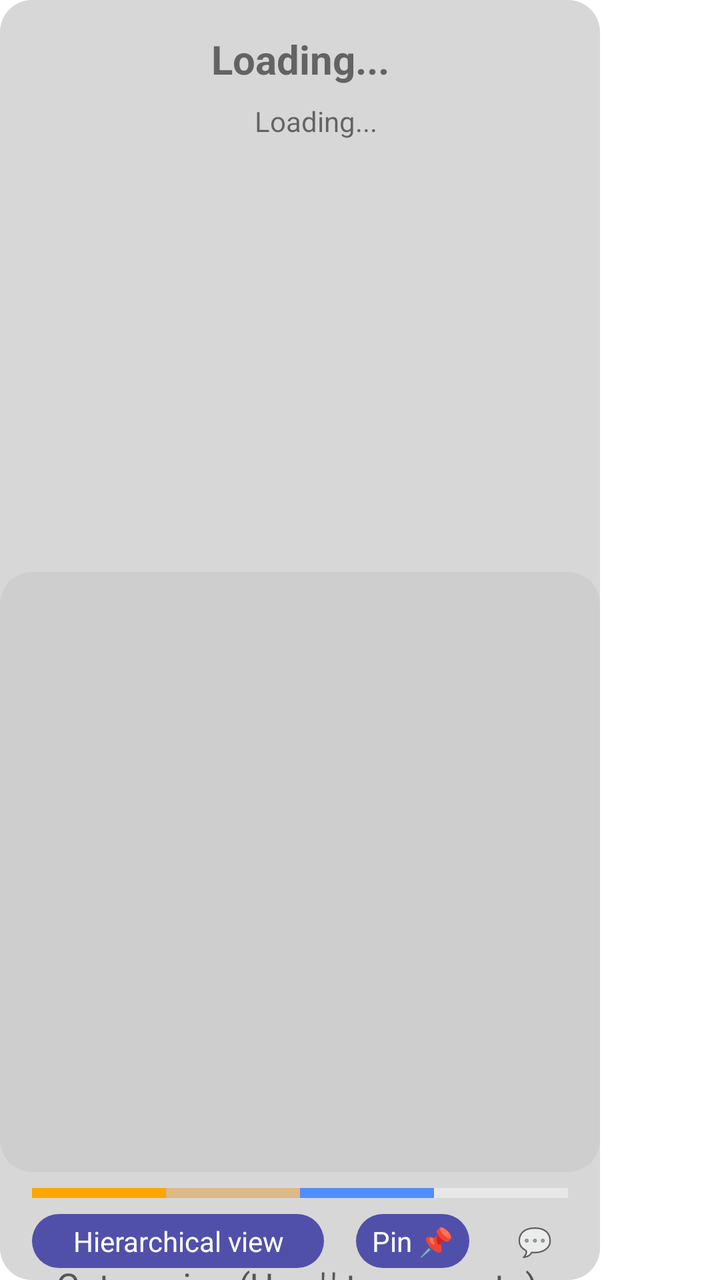
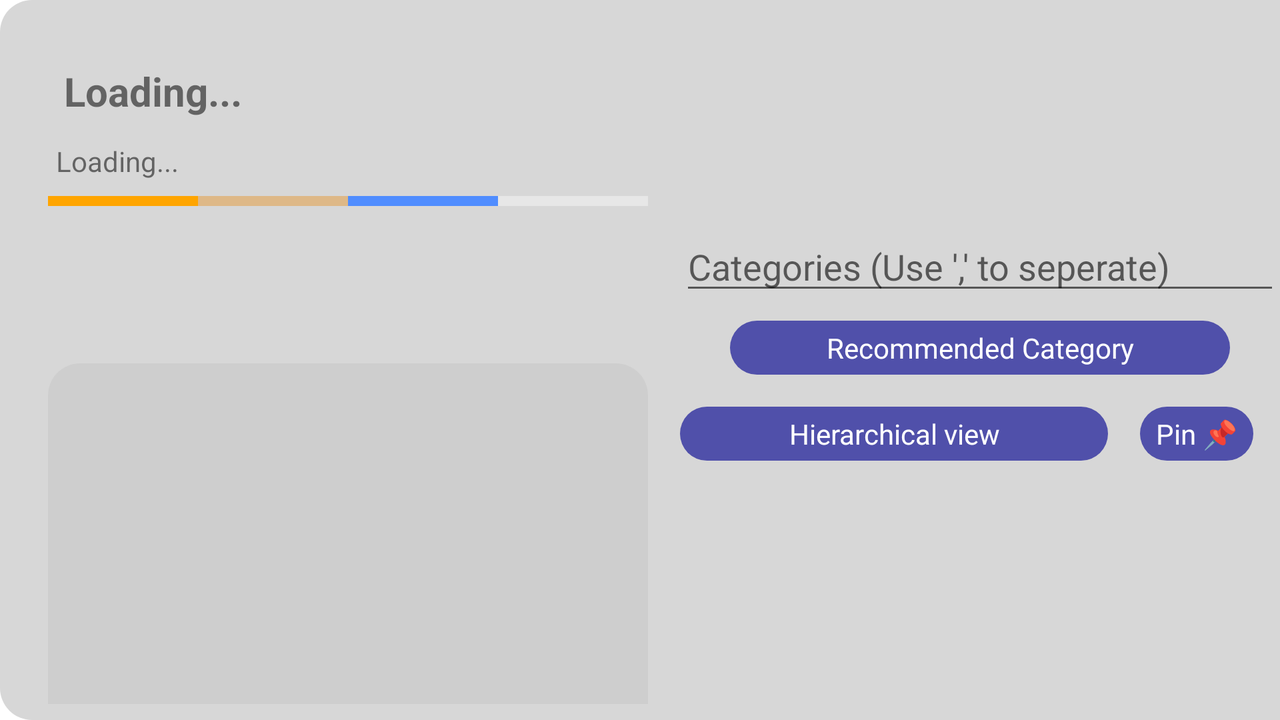

Compare how this app lays out the same screen by default and in its alternative resource folder. The renders come first, then the two layout files and the values they reference.
<!-- AndroidManifest.xml: fallback theme Theme.MaterialComponents.DayNight.NoActionBar -->
<!-- res/layout/element_info.xml -->
<?xml version="1.0" encoding="utf-8"?>
<androidx.constraintlayout.widget.ConstraintLayout xmlns:android="http://schemas.android.com/apk/res/android"
    xmlns:app="http://schemas.android.com/apk/res-auto"
    xmlns:tools="http://schemas.android.com/tools"
    android:id="@+id/mainLayout"
    android:layout_width="wrap_content"
    android:layout_height="wrap_content"
    android:background="@drawable/rounded_all_80alpha"
    android:orientation="vertical">

    <TextView
        android:id="@+id/titleTV"
        android:layout_width="0dp"
        android:layout_height="wrap_content"
        android:layout_gravity="center_horizontal"
        android:layout_marginStart="8dp"
        android:layout_marginTop="8dp"
        android:layout_marginEnd="8dp"
        android:padding="8dp"
        android:singleLine="false"
        android:text="@string/loading"
        android:textAlignment="center"
        android:textSize="20sp"
        android:textStyle="bold"
        app:layout_constraintEnd_toEndOf="parent"
        app:layout_constraintStart_toStartOf="parent"
        app:layout_constraintTop_toTopOf="parent" />

    <LinearLayout
        android:id="@+id/linearLayout4"
        android:layout_width="wrap_content"
        android:layout_height="wrap_content"
        android:layout_marginStart="8dp"
        android:layout_marginEnd="8dp"
        android:gravity="center_horizontal"
        android:orientation="horizontal"
        app:layout_constraintEnd_toEndOf="parent"
        app:layout_constraintStart_toStartOf="parent"
        app:layout_constraintTop_toBottomOf="@+id/titleTV">

        <TextView
            android:id="@+id/elementID"
            android:layout_width="wrap_content"
            android:layout_height="wrap_content"
            android:layout_gravity="center_horizontal"
            android:layout_marginStart="16dp"
            android:layout_marginTop="8dp" />

        <TextView
            android:id="@+id/createdInfo"
            android:layout_width="wrap_content"
            android:layout_height="wrap_content"
            android:layout_gravity="center_horizontal"
            android:layout_marginStart="8dp"
            android:layout_marginEnd="8dp"
            android:singleLine="false"
            android:text="@string/loading"
            android:textAlignment="textStart" />
    </LinearLayout>

    <TextView
        android:id="@+id/switchView"
        android:layout_width="0dp"
        android:layout_height="wrap_content"
        android:layout_marginStart="16dp"
        android:layout_marginTop="8dp"
        android:layout_marginEnd="16dp"
        android:layout_weight="2"
        android:background="@drawable/rounded_all_primary"
        android:padding="4dp"
        android:text="Hierarchical view"
        android:textAlignment="center"
        android:textColor="@android:color/white"
        app:layout_constraintEnd_toStartOf="@+id/pinElement"
        app:layout_constraintStart_toStartOf="parent"
        app:layout_constraintTop_toBottomOf="@+id/linearLayout5" />

    <TextView
        android:id="@+id/elementComments"
        android:layout_width="wrap_content"
        android:layout_height="wrap_content"
        android:layout_marginEnd="16dp"
        android:layout_weight="1"
        android:padding="8dp"
        android:text="💬"
        android:textAlignment="textEnd"
        app:layout_constraintBottom_toBottomOf="@+id/switchView"
        app:layout_constraintEnd_toEndOf="parent"
        app:layout_constraintTop_toTopOf="@+id/switchView" />

    <androidx.recyclerview.widget.RecyclerView
        android:id="@+id/using_rv"
        android:layout_width="wrap_content"
        android:layout_height="200dp"
        android:layout_gravity="center_horizontal"
        android:padding="8dp"
        app:layout_constraintEnd_toEndOf="parent"
        app:layout_constraintStart_toStartOf="parent"
        app:layout_constraintTop_toBottomOf="@+id/linearLayout4">

    </androidx.recyclerview.widget.RecyclerView>

    <LinearLayout
        android:id="@+id/usingCanvas"
        android:layout_width="300dp"
        android:layout_height="300dp"
        android:layout_gravity="center_horizontal"
        android:layout_marginTop="8dp"
        android:background="@drawable/rounded_all_80alpha"
        android:orientation="vertical"
        app:layout_constraintEnd_toEndOf="parent"
        app:layout_constraintStart_toStartOf="parent"
        app:layout_constraintTop_toBottomOf="@+id/using_rv"></LinearLayout>

    <LinearLayout
        android:id="@+id/linearLayout5"
        android:layout_width="0dp"
        android:layout_height="wrap_content"
        android:layout_marginStart="16dp"
        android:layout_marginTop="8dp"
        android:layout_marginEnd="16dp"
        android:orientation="horizontal"
        app:layout_constraintEnd_toEndOf="parent"
        app:layout_constraintStart_toStartOf="parent"
        app:layout_constraintTop_toBottomOf="@+id/usingCanvas">

        <LinearLayout
            android:id="@+id/fire"
            android:layout_width="wrap_content"
            android:layout_height="5dp"
            android:layout_weight="1"
            android:background="#FFA500"
            android:orientation="horizontal"></LinearLayout>

        <LinearLayout
            android:id="@+id/earth"
            android:layout_width="wrap_content"
            android:layout_height="5dp"
            android:layout_weight="1"
            android:background="#FFDEB887"
            android:orientation="horizontal"></LinearLayout>

        <LinearLayout
            android:id="@+id/water"
            android:layout_width="wrap_content"
            android:layout_height="5dp"
            android:layout_weight="1"
            android:background="#FF508DFF"
            android:orientation="horizontal"></LinearLayout>

        <LinearLayout
            android:id="@+id/air"
            android:layout_width="wrap_content"
            android:layout_height="5dp"
            android:layout_weight="1"
            android:background="#FFE7E7E7"
            android:orientation="horizontal"></LinearLayout>
    </LinearLayout>

    <LinearLayout
        android:layout_width="match_parent"
        android:layout_height="match_parent"
        android:orientation="horizontal"
        android:visibility="gone"
        tools:layout_editor_absoluteX="8dp"
        tools:layout_editor_absoluteY="8dp">

    </LinearLayout>

    <TextView
        android:id="@+id/pinElement"
        android:layout_width="wrap_content"
        android:layout_height="wrap_content"
        android:layout_marginEnd="16dp"
        android:background="@drawable/rounded_all_primary"
        android:padding="4dp"
        android:paddingStart="8dp"
        android:paddingEnd="8dp"
        android:text="Pin 📌"
        android:textColor="@android:color/white"
        app:layout_constraintBottom_toBottomOf="@+id/elementComments"
        app:layout_constraintEnd_toStartOf="@+id/elementComments"
        app:layout_constraintTop_toTopOf="@+id/elementComments" />

    <LinearLayout
        android:layout_width="0dp"
        android:layout_height="wrap_content"
        android:layout_marginStart="16dp"
        android:layout_marginTop="8dp"
        android:layout_marginEnd="16dp"
        android:layout_marginBottom="8dp"
        android:orientation="vertical"
        app:layout_constraintBottom_toBottomOf="parent"
        app:layout_constraintEnd_toEndOf="parent"
        app:layout_constraintStart_toStartOf="parent"
        app:layout_constraintTop_toBottomOf="@+id/switchView">

        <EditText
            android:id="@+id/categories"
            android:layout_width="match_parent"
            android:layout_height="wrap_content"
            android:layout_marginStart="8dp"
            android:layout_marginTop="8dp"
            android:layout_marginEnd="8dp"
            android:ems="10"
            android:hint="Categories (Use ',' to seperate)"
            android:inputType="textPersonName" />

        <TextView
            android:id="@+id/getRecommendedCat"
            android:layout_width="wrap_content"
            android:layout_height="wrap_content"
            android:layout_gravity="center_horizontal"
            android:layout_marginStart="16dp"
            android:layout_marginEnd="16dp"
            android:layout_marginBottom="8dp"
            android:background="@drawable/rounded_all_primary"
            android:gravity="center_horizontal"
            android:minWidth="250dp"
            android:padding="4dp"
            android:text="Recommended Category"
            android:textColor="@android:color/white"
            android:visibility="gone" />
    </LinearLayout>


</androidx.constraintlayout.widget.ConstraintLayout>
<!-- resources referenced by this layout -->
<resources>
  <!-- drawable rounded_all_80alpha (drawable) -->
  <?xml version="1.0" encoding="utf-8"?>
  <shape xmlns:android="http://schemas.android.com/apk/res/android">
      <solid android:color="@color/layoutBG80" />
      <corners android:radius="16dp"/>
  </shape>
  <!-- drawable rounded_all_primary (drawable) -->
  <?xml version="1.0" encoding="utf-8"?>
  <shape xmlns:android="http://schemas.android.com/apk/res/android">
      <solid android:color="@color/colorPrimary"/>
      <corners
          android:radius="16dp"/>
  </shape>
  <string name="loading">Loading...</string>
  <color name="layoutBG80">#C8CCCCCC</color>
  <color name="colorPrimary">#5050AA</color>
</resources>
<!-- res/layout-land/element_info.xml (the repository's variant of the layout above) -->
<!-- drawn on the phone turned sideways -->
<?xml version="1.0" encoding="utf-8"?>
<androidx.constraintlayout.widget.ConstraintLayout xmlns:android="http://schemas.android.com/apk/res/android"
    xmlns:app="http://schemas.android.com/apk/res-auto"
    xmlns:tools="http://schemas.android.com/tools"
    android:id="@+id/mainLayout"
    android:layout_width="700dp"
    android:layout_height="match_parent"
    android:background="@drawable/rounded_all_80alpha"
    android:orientation="vertical"
    android:padding="8dp">

    <TextView
        android:id="@+id/titleTV"
        android:layout_width="wrap_content"
        android:layout_height="wrap_content"
        android:layout_gravity="center_horizontal"
        android:layout_marginStart="16dp"
        android:layout_marginTop="16dp"
        android:padding="8dp"
        android:text="@string/loading"
        android:textAlignment="center"
        android:textSize="20sp"
        android:textStyle="bold"
        app:layout_constraintStart_toStartOf="parent"
        app:layout_constraintTop_toTopOf="parent" />

    <TextView
        android:id="@+id/elementID"
        android:layout_width="wrap_content"
        android:layout_height="wrap_content"
        android:layout_gravity="center_horizontal"
        app:layout_constraintBottom_toBottomOf="@+id/createdInfo"
        app:layout_constraintStart_toStartOf="@+id/titleTV"
        app:layout_constraintTop_toTopOf="@+id/createdInfo" />

    <TextView
        android:id="@+id/createdInfo"
        android:layout_width="wrap_content"
        android:layout_height="wrap_content"
        android:layout_gravity="center_horizontal"
        android:layout_margin="4dp"
        android:layout_marginTop="8dp"
        android:text="@string/loading"
        android:textAlignment="center"
        app:layout_constraintStart_toEndOf="@+id/elementID"
        app:layout_constraintTop_toBottomOf="@+id/titleTV" />

    <EditText
        android:id="@+id/categories"
        android:layout_width="300dp"
        android:layout_height="wrap_content"
        android:layout_marginStart="16dp"
        android:layout_marginTop="8dp"
        android:ems="10"
        android:hint="Categories (Use ',' to seperate)"
        android:inputType="textPersonName"
        app:layout_constraintStart_toEndOf="@+id/linearLayout6"
        app:layout_constraintTop_toBottomOf="@+id/linearLayout6" />

    <TextView
        android:id="@+id/getRecommendedCat"
        android:layout_width="wrap_content"
        android:layout_height="wrap_content"
        android:layout_gravity="center_horizontal"
        android:layout_marginTop="8dp"
        android:background="@drawable/rounded_all_primary"
        android:gravity="center_horizontal"
        android:minWidth="250dp"
        android:padding="4dp"
        android:text="Recommended Category"
        android:textColor="@android:color/white"
        android:visibility="visible"
        app:layout_constraintEnd_toEndOf="@+id/categories"
        app:layout_constraintStart_toStartOf="@+id/categories"
        app:layout_constraintTop_toBottomOf="@+id/categories" />

    <TextView
        android:id="@+id/switchView"
        android:layout_width="0dp"
        android:layout_height="wrap_content"
        android:layout_marginStart="16dp"
        android:layout_marginTop="16dp"
        android:layout_marginEnd="16dp"
        android:layout_weight="2"
        android:background="@drawable/rounded_all_primary"
        android:padding="4dp"
        android:text="Hierarchical view"
        android:textAlignment="center"
        android:textColor="@android:color/white"
        app:layout_constraintEnd_toStartOf="@+id/pinElement"
        app:layout_constraintStart_toEndOf="@+id/linearLayout6"
        app:layout_constraintTop_toBottomOf="@+id/getRecommendedCat" />

    <TextView
        android:id="@+id/elementComments"
        android:layout_width="wrap_content"
        android:layout_height="wrap_content"
        android:layout_marginEnd="16dp"
        android:layout_weight="1"
        android:padding="8dp"
        android:text="💬"
        android:textAlignment="textEnd"
        app:layout_constraintBottom_toBottomOf="@+id/switchView"
        app:layout_constraintEnd_toEndOf="parent"
        app:layout_constraintTop_toTopOf="@+id/switchView" />

    <LinearLayout
        android:id="@+id/linearLayout6"
        android:layout_width="300dp"
        android:layout_height="wrap_content"
        android:layout_marginStart="16dp"
        android:layout_marginTop="8dp"
        android:orientation="horizontal"
        app:layout_constraintStart_toStartOf="parent"
        app:layout_constraintTop_toBottomOf="@+id/createdInfo">

        <LinearLayout
            android:id="@+id/fire"
            android:layout_width="wrap_content"
            android:layout_height="5dp"
            android:layout_weight="1"
            android:background="#FFA500"
            android:orientation="horizontal"></LinearLayout>

        <LinearLayout
            android:id="@+id/earth"
            android:layout_width="wrap_content"
            android:layout_height="5dp"
            android:layout_weight="1"
            android:background="#FFDEB887"
            android:orientation="horizontal"></LinearLayout>

        <LinearLayout
            android:id="@+id/water"
            android:layout_width="wrap_content"
            android:layout_height="5dp"
            android:layout_weight="1"
            android:background="#FF508DFF"
            android:orientation="horizontal"></LinearLayout>

        <LinearLayout
            android:id="@+id/air"
            android:layout_width="wrap_content"
            android:layout_height="5dp"
            android:layout_weight="1"
            android:background="#FFE7E7E7"
            android:orientation="horizontal"></LinearLayout>
    </LinearLayout>

    <androidx.recyclerview.widget.RecyclerView
        android:id="@+id/using_rv"
        android:layout_width="300dp"
        android:layout_height="200dp"
        android:layout_gravity="center_horizontal"
        android:layout_marginStart="16dp"
        android:layout_marginTop="8dp"
        android:padding="8dp"
        app:layout_constraintStart_toStartOf="parent"
        app:layout_constraintTop_toBottomOf="@+id/linearLayout6">

    </androidx.recyclerview.widget.RecyclerView>

    <LinearLayout
        android:id="@+id/usingCanvas"
        android:layout_width="300dp"
        android:layout_height="300dp"
        android:layout_marginStart="16dp"
        android:layout_marginTop="16dp"
        android:layout_marginBottom="16dp"
        android:background="@drawable/rounded_all_80alpha"
        android:orientation="vertical"
        app:layout_constraintBottom_toBottomOf="parent"
        app:layout_constraintStart_toStartOf="parent"
        app:layout_constraintTop_toBottomOf="@+id/using_rv"></LinearLayout>

    <TextView
        android:id="@+id/pinElement"
        android:layout_width="wrap_content"
        android:layout_height="wrap_content"
        android:layout_marginEnd="16dp"
        android:background="@drawable/rounded_all_primary"
        android:padding="4dp"
        android:paddingStart="8dp"
        android:paddingEnd="8dp"
        android:text="Pin 📌"
        android:textColor="@android:color/white"
        app:layout_constraintBottom_toBottomOf="@+id/elementComments"
        app:layout_constraintEnd_toStartOf="@+id/elementComments"
        app:layout_constraintTop_toTopOf="@+id/elementComments" />



</androidx.constraintlayout.widget.ConstraintLayout>
